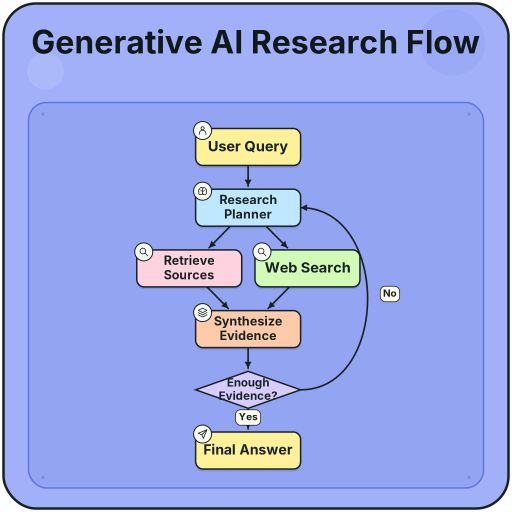
#> input picture skill-domains/visualization/mermaid-illustrated-card/examples/agent-research-card.png, 1024 x 1024 px (shown at 1/2 size)
$ python check_card.py ../examples/agent-research-card.png
#> lines starting #> are read from the running program, lines starting #| are printed output that depends on the picture
#!/usr/bin/env python3
"""Validate basic deliverable properties of illustrated square card PNGs."""
import argparse
import sys
from pathlib import Path

p=argparse.ArgumentParser()
p.add_argument('image',type=Path)
p.add_argument('--size',type=int,default=1024)
args=p.parse_args()
try:
    from PIL import Image, ImageStat
except ImportError:
    sys.exit('Install pillow: pip install pillow')
if not args.image.is_file(): sys.exit(f'Missing file: {args.image}')
with Image.open(args.image) as im:
#> im is the input picture: PIL image 1024x1024 RGBA; mean R, G, B, A 147.2, 160.8, 222.4, 249.5
    if im.size != (args.size,args.size): sys.exit(f'FAIL: dimensions {im.size}; expected {(args.size,args.size)}')
    if im.mode not in ('RGB','RGBA'): sys.exit(f'FAIL: mode {im.mode}')
    rgb=im.convert('RGB')
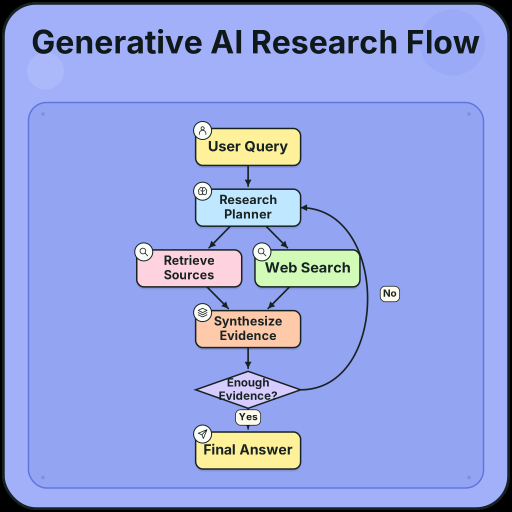
#> rgb: PIL image 1024x1024 RGB (shown at 1/2 size); mean R, G, B 147.2, 160.8, 222.4
    variance=ImageStat.Stat(rgb).var
#> variance = [2072.9, 1925.5, 3653.2]
    if max(variance)<200: sys.exit('FAIL: suspiciously blank or flat image')
    bbox=rgb.getbbox()
#> bbox = (4, 4, 1020, 1020)
    if bbox is None: sys.exit('FAIL: blank image')
    print(f'PASS: {im.size[0]}x{im.size[1]}, {im.mode}, nonblank; visual+semantic QA still required.')
#| PASS: 1024x1024, RGBA, nonblank; visual+semantic QA still required.
